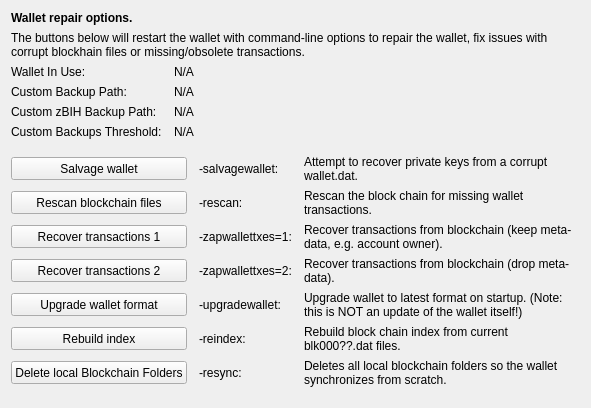
     <widget class="QWidget" name="tab_repair">
      <attribute name="title">
       <string>&amp;Wallet Repair</string>
      </attribute>
      <layout class="QGridLayout" name="gridLayout_4" columnstretch="0,0,0,0">
       <property name="horizontalSpacing">
        <number>12</number>
       </property>
       <item row="0" column="0" colspan="4">
        <widget class="QLabel" name="label_repair_header">
         <property name="font">
          <font>
           <weight>75</weight>
           <bold>true</bold>
          </font>
         </property>
         <property name="text">
          <string>Wallet repair options.</string>
         </property>
        </widget>
       </item>
       <item row="1" column="0" colspan="4">
        <widget class="QLabel" name="label_repair_helptext">
         <property name="font">
          <font>
           <weight>50</weight>
           <bold>false</bold>
          </font>
         </property>
         <property name="text">
          <string>The buttons below will restart the wallet with command-line options to repair the wallet, fix issues with corrupt blockhain files or missing/obsolete transactions.</string>
         </property>
         <property name="wordWrap">
          <bool>true</bool>
         </property>
        </widget>
       </item>
       <item row="2" column="0">
        <widget class="QLabel" name="wallet_path_label">
         <property name="text">
          <string>Wallet In Use:</string>
         </property>
        </widget>
       </item>
       <item row="2" column="1" colspan="3">
        <widget class="QLabel" name="wallet_path">
         <property name="cursor">
          <cursorShape>IBeamCursor</cursorShape>
         </property>
         <property name="text">
          <string>N/A</string>
         </property>
         <property name="textFormat">
          <enum>Qt::PlainText</enum>
         </property>
         <property name="textInteractionFlags">
          <set>Qt::LinksAccessibleByMouse|Qt::TextSelectableByKeyboard|Qt::TextSelectableByMouse</set>
         </property>
        </widget>
       </item>
       <item row="3" column="0">
        <widget class="QLabel" name="wallet_custombackuppath_label">
         <property name="text">
          <string>Custom Backup Path:</string>
         </property>
         <property name="visible">
          <bool>false</bool>
         </property>
        </widget>
       </item>
       <item row="3" column="1" colspan="3">
        <widget class="QLabel" name="wallet_custombackuppath">
         <property name="cursor">
          <cursorShape>IBeamCursor</cursorShape>
         </property>
         <property name="text">
          <string>N/A</string>
         </property>
         <property name="textFormat">
          <enum>Qt::PlainText</enum>
         </property>
         <property name="textInteractionFlags">
          <set>Qt::LinksAccessibleByMouse|Qt::TextSelectableByKeyboard|Qt::TextSelectableByMouse</set>
         </property>
         <property name="visible">
          <bool>false</bool>
         </property>
        </widget>
       </item>
       <item row="4" column="0">
        <widget class="QLabel" name="wallet_customzbihbackuppath_label">
         <property name="text">
          <string>Custom zBIH Backup Path:</string>
         </property>
         <property name="visible">
          <bool>false</bool>
         </property>
        </widget>
       </item>
       <item row="4" column="1" colspan="3">
        <widget class="QLabel" name="wallet_customzbihbackuppath">
         <property name="cursor">
          <cursorShape>IBeamCursor</cursorShape>
         </property>
         <property name="text">
          <string>N/A</string>
         </property>
         <property name="textFormat">
          <enum>Qt::PlainText</enum>
         </property>
         <property name="textInteractionFlags">
          <set>Qt::LinksAccessibleByMouse|Qt::TextSelectableByKeyboard|Qt::TextSelectableByMouse</set>
         </property>
         <property name="visible">
          <bool>false</bool>
         </property>
        </widget>
       </item>
       <item row="5" column="0">
        <widget class="QLabel" name="wallet_custombackupthreshold_label">
         <property name="text">
          <string>Custom Backups Threshold:</string>
         </property>
         <property name="visible">
          <bool>false</bool>
         </property>
        </widget>
       </item>
       <item row="5" column="1" colspan="3">
        <widget class="QLabel" name="wallet_custombackupthreshold">
         <property name="cursor">
          <cursorShape>IBeamCursor</cursorShape>
         </property>
         <property name="text">
          <string>N/A</string>
         </property>
         <property name="textFormat">
          <enum>Qt::PlainText</enum>
         </property>
         <property name="textInteractionFlags">
          <set>Qt::LinksAccessibleByMouse|Qt::TextSelectableByKeyboard|Qt::TextSelectableByMouse</set>
         </property>
         <property name="visible">
          <bool>false</bool>
         </property>
        </widget>
       </item>
       <item row="6" column="0">
        <spacer name="verticalSpacer_repair1">
         <property name="orientation">
          <enum>Qt::Vertical</enum>
         </property>
         <property name="sizeHint" stdset="0">
          <size>
           <width>10</width>
           <height>10</height>
          </size>
         </property>
        </spacer>
       </item>
       <item row="7" column="0" colspan="2">
        <widget class="QPushButton" name="btn_salvagewallet">
         <property name="minimumSize">
          <size>
           <width>100</width>
           <height>23</height>
          </size>
         </property>
         <property name="text">
          <string>Salvage wallet</string>
         </property>
        </widget>
       </item>
       <item row="7" column="2">
        <widget class="QLabel" name="label_repair_salvage_command">
         <property name="text">
          <string notr="true">-salvagewallet:</string>
         </property>
        </widget>
       </item>
       <item row="7" column="3">
        <widget class="QLabel" name="label_repair_salvage">
         <property name="text">
          <string>Attempt to recover private keys from a corrupt wallet.dat.</string>
         </property>
         <property name="wordWrap">
          <bool>true</bool>
         </property>
        </widget>
       </item>
       <item row="8" column="0" colspan="2">
        <widget class="QPushButton" name="btn_rescan">
         <property name="minimumSize">
          <size>
           <width>100</width>
           <height>23</height>
          </size>
         </property>
         <property name="text">
          <string>Rescan blockchain files</string>
         </property>
        </widget>
       </item>
       <item row="8" column="2">
        <widget class="QLabel" name="label_repair_rescan_command">
         <property name="text">
          <string notr="true">-rescan:</string>
         </property>
        </widget>
       </item>
       <item row="8" column="3">
        <widget class="QLabel" name="label_repair_rescan">
         <property name="text">
          <string>Rescan the block chain for missing wallet transactions.</string>
         </property>
         <property name="wordWrap">
          <bool>true</bool>
         </property>
        </widget>
       </item>
       <item row="9" column="0" colspan="2">
        <widget class="QPushButton" name="btn_zapwallettxes1">
         <property name="minimumSize">
          <size>
           <width>100</width>
           <height>23</height>
          </size>
         </property>
         <property name="text">
          <string>Recover transactions 1</string>
         </property>
        </widget>
       </item>
       <item row="9" column="2">
        <widget class="QLabel" name="label_repair_zap1_command">
         <property name="text">
          <string notr="true">-zapwallettxes=1:</string>
         </property>
        </widget>
       </item>
       <item row="9" column="3">
        <widget class="QLabel" name="label_repair_zap1">
         <property name="text">
          <string>Recover transactions from blockchain (keep meta-data, e.g. account owner).</string>
         </property>
         <property name="wordWrap">
          <bool>true</bool>
         </property>
        </widget>
       </item>
       <item row="10" column="0" colspan="2">
        <widget class="QPushButton" name="btn_zapwallettxes2">
         <property name="minimumSize">
          <size>
           <width>100</width>
           <height>23</height>
          </size>
         </property>
         <property name="text">
          <string>Recover transactions 2</string>
         </property>
        </widget>
       </item>
       <item row="10" column="2">
        <widget class="QLabel" name="label_repair_zap2_command">
         <property name="text">
          <string notr="true">-zapwallettxes=2:</string>
         </property>
        </widget>
       </item>
       <item row="10" column="3">
        <widget class="QLabel" name="label_repair_zap2">
         <property name="text">
          <string>Recover transactions from blockchain (drop meta-data).</string>
         </property>
         <property name="wordWrap">
          <bool>true</bool>
         </property>
        </widget>
       </item>
       <item row="11" column="0" colspan="2">
        <widget class="QPushButton" name="btn_upgradewallet">
         <property name="minimumSize">
          <size>
           <width>100</width>
           <height>23</height>
          </size>
         </property>
         <property name="text">
          <string>Upgrade wallet format</string>
         </property>
        </widget>
       </item>
       <item row="11" column="2">
        <widget class="QLabel" name="label_repair_upgrade_command">
         <property name="text">
          <string notr="true">-upgradewallet:</string>
         </property>
        </widget>
       </item>
       <item row="11" column="3">
        <widget class="QLabel" name="label_repair_upgrade">
         <property name="text">
          <string>Upgrade wallet to latest format on startup. (Note: this is NOT an update of the wallet itself!)</string>
         </property>
         <property name="wordWrap">
          <bool>true</bool>
         </property>
        </widget>
       </item>
       <item row="12" column="0" colspan="2">
        <widget class="QPushButton" name="btn_reindex">
         <property name="minimumSize">
          <size>
           <width>100</width>
           <height>23</height>
          </size>
         </property>
         <property name="text">
          <string>Rebuild index</string>
         </property>
        </widget>
       </item>
       <item row="12" column="2">
        <widget class="QLabel" name="label_repair_reindex_command">
         <property name="text">
          <string notr="true">-reindex:</string>
         </property>
        </widget>
       </item>
       <item row="12" column="3">
        <widget class="QLabel" name="label_repair_reindex">
         <property name="text">
          <string>Rebuild block chain index from current blk000??.dat files.</string>
         </property>
         <property name="wordWrap">
          <bool>true</bool>
         </property>
        </widget>
       </item>
       <item row="13" column="0" colspan="2">
        <widget class="QPushButton" name="btn_resync">
         <property name="minimumSize">
          <size>
           <width>100</width>
           <height>23</height>
          </size>
         </property>
         <property name="text">
          <string>Delete local Blockchain Folders</string>
         </property>
        </widget>
       </item>
       <item row="13" column="2">
        <widget class="QLabel" name="label_repair_resync_command">
         <property name="text">
          <string>-resync:</string>
         </property>
        </widget>
       </item>
       <item row="13" column="3">
        <widget class="QLabel" name="label_repair_resync">
         <property name="text">
          <string>Deletes all local blockchain folders so the wallet synchronizes from scratch.</string>
         </property>
         <property name="wordWrap">
          <bool>true</bool>
         </property>
        </widget>
       </item>
       <item row="14" column="0">
        <spacer name="verticalSpacer_repair2">
         <property name="orientation">
          <enum>Qt::Vertical</enum>
         </property>
         <property name="sizeHint" stdset="0">
          <size>
           <width>20</width>
           <height>10</height>
          </size>
         </property>
        </spacer>
       </item>
      </layout>
     </widget>
